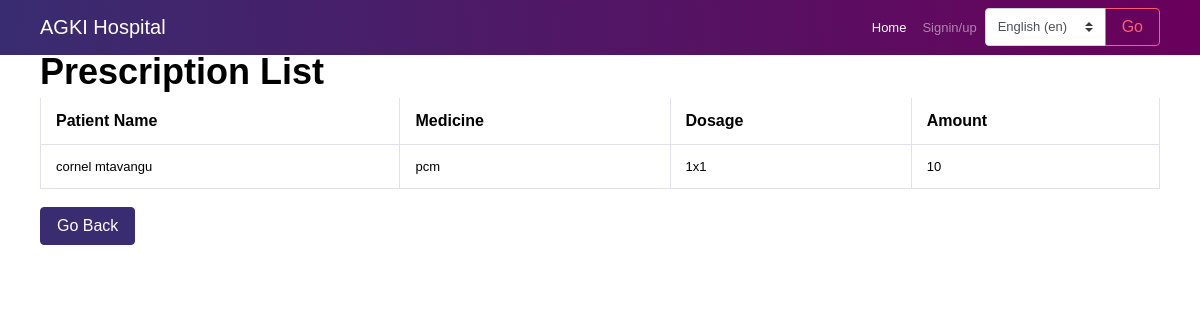
/prescription_list/, run on the app's committed database.
### app/models.py (models this page shows, shortened)
class Patient(models.Model):
    fullname = models.CharField(max_length=30)
    age = models.IntegerField()
    address = models.CharField(max_length=30)
    gender = models.CharField(max_length=10)
    height = models.IntegerField(null=True,blank=True)
    pressure = models.CharField(max_length=10,null=True,blank=True)
    weight = models.IntegerField(null=True,blank=True)
    date = models.DateTimeField(auto_now_add=True)
    dalili = models.TextField(max_length=500,null=True,blank=True)
    possibleDiseases = models.TextField(max_length=500,null=True,blank=True)
    testConducted = models.TextField(max_length=500,null=True,blank=True)
    labResults = models.TextField(max_length=500,null=True,blank=True)
    actualDiseases = models.TextField(max_length=500,null=True,blank=True)
    otherRecomendation = models.TextField(max_length=500,null=True,blank=True)

class Medicine(models.Model):
    medicineName = models.CharField(max_length=20)
    amount = models.IntegerField()
    remainAmount = models.IntegerField()
    unitCost = models.FloatField()
    receivedDate = models.DateTimeField(auto_now_add=True)
    expireDate= models.DateField()

class Prescription(models.Model):
    medicine = models.ForeignKey(Medicine, on_delete=models.CASCADE)
    patient = models.ForeignKey(Patient, on_delete=models.CASCADE)
    amount = models.PositiveIntegerField(null=True,blank=True)
    dosage = models.CharField(max_length=100,null=True,blank=True)
    cost = models.FloatField(null=True,blank=True)
    totalCost = models.FloatField(null=True, blank=True)
    medicineStatus = models.BooleanField(default=False)
    prescription_date = models.DateField(auto_now_add=True)
    id = models.AutoField(primary_key=True)

### app/views.py (the view)
# urls.py: path('prescription_list/', views.prescription_list,name='prescription_list'),
def prescription_list(request):
    prescriptions = Prescription.objects.select_related('medicine', 'patient').order_by('patient__fullname')
    grouped_prescriptions = {}
    for prescription in prescriptions:
        patient_name = prescription.patient.fullname
        if patient_name not in grouped_prescriptions:
            grouped_prescriptions[patient_name] = []
        grouped_prescriptions[patient_name].append({
            'medicine': prescription.medicine.medicineName,
            'dosage': prescription.dosage,
            'amount': prescription.amount
        })
    return render(request, 'app/prescription_list.html', {'prescriptions': grouped_prescriptions})

### app/templates/app/prescription_list.html
{% extends 'app/base.html' %}
{% block content %}
<br>
<br>
<div class="container">
<div class="table-responsive">
  <h2>Prescription List</h2>
  <table class="table table-bordered">
    <thead>
      <tr>
        <th>Patient Name</th>
        <th>Medicine</th>
        <th>Dosage</th>
        <th>Amount</th>
      </tr>
    </thead>
    <tbody>
      {% for patient, prescriptions in prescriptions.items %}
        {% for prescription in prescriptions %}
          <tr>
            {% if forloop.first %}
              <td rowspan="{{ prescriptions|length }}">{{ patient }}</td>
            {% endif %}
            <td>{{ prescription.medicine }}</td>
            <td>{{ prescription.dosage }}</td>
            <td>{{ prescription.amount }}</td>
          </tr>
        {% endfor %}
      {% empty %}
        <tr>
          <td colspan="4">No prescriptions available.</td>
        </tr>
      {% endfor %}
    </tbody>
  </table>
  <br>
  <a href="{% url 'patientList'%}"><button class="btn btn-primary">Go Back</button></a>
</div>
</div>
{% endblock %}

### data on the page
Patient: prescriptions "cornel mtavangu"
Medicine: medicine "pcm"
Prescription: dosage "1x1"

### other printed values
{{ prescription.amount }} "10"
form field language "English (en)"
